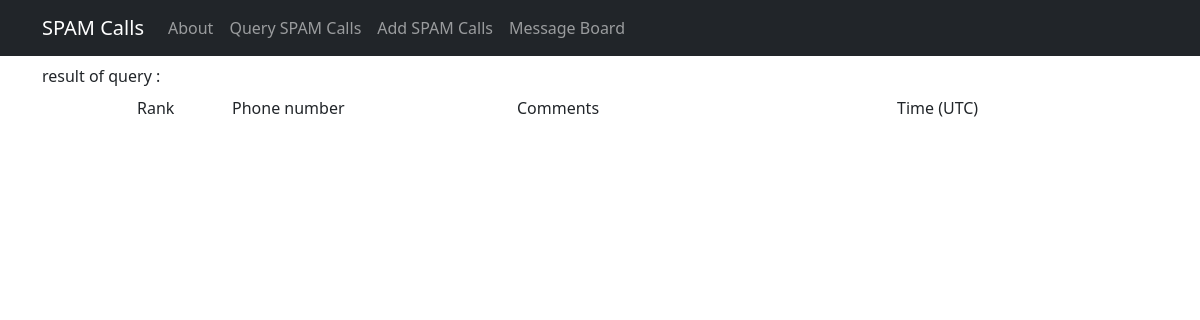
Page /rank_up/61 on the earlier database version.
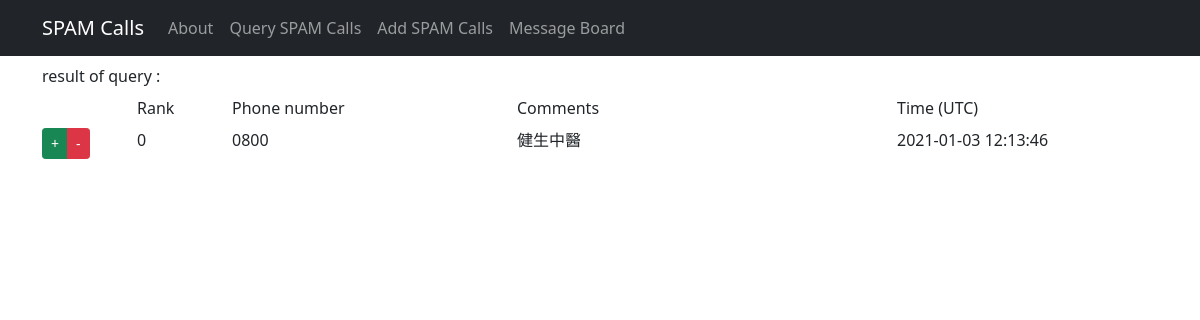
Same page on the later database version.
### tables this page shows
CREATE TABLE calls (
            id INTEGER PRIMARY KEY AUTOINCREMENT,
            phone TEXT NOT NULL,
            comments TEXT NOT NULL,
            time TIMESTAMP DEFAULT CURRENT_TIMESTAMP,
            rank INTEGER DEFAULT 0
        );

### routes.py (the view)
@app.route("/rank_up/<int:id>", methods=["GET"])
def rank_up(id):
    sql = {"update": "update calls set rank = rank + 1 where id = ?",
           "read": "select * from calls where id = ?"}
    with sqlite3.connect(database) as con:
        con.row_factory = sqlite3.Row
        cur = con.cursor()
        cur.execute(sql["update"], (id,))
        con.commit()
        cur.execute(sql["read"], (id,))
        data = cur.fetchall()
    return render_template("result.html", data=data, action='query')

### templates/result.html (shortened to what this page needs)
{% extends "template.html" %}
{% block body %}
<div class="container">
    <label class="form-label">result of {{action}} : {{msg}}</label>
    <div class="row mb-2">
        {% if msg != "No record" %}
        {% if action == 'query'%}
        <div class="col-1"></div>
        <div class="col-1">Rank</div>
        {% endif %}
        <div class="col-3">Phone number</div>
        <div class="col-4">Comments</div>
        {% if action == 'query'%}
        <div class="col-3">Time (UTC)</div>
        {% endif %}
        {% endif %}
    </div>
    {% if action == 'query'%}
    {% for rec in data %}
    <div class="row mb-2">
        <div class="col-1">
            <div class="btn-group" role="group" aria-label="...">
                <a href="{{url_for('rank_up', id=rec[0]) }}" name="rank_up" class="btn btn-sm btn-success">+</a>
                <a href="{{url_for('rank_down', id=rec[0]) }}" name="rank_down" class="btn btn-sm btn-danger">-</a>
            </div>
        </div>
        <div class="col-1">{{ rec["rank"] }}</div>
        <div class="col-3">{{ rec["phone"] }}</div>
        <div class="col-4">{{ rec["comments"].replace("\n","<br>")|safe }}</div>
        <div class="col-3">{{ rec["time"] }}</div>
    </div>
    {% endfor %}
    {% endif %}
</div>
{% endblock %}

Differences in the rows shown:
added calls: rank "0", phone "0800", comments.replace "健生中醫", time "2021-01-03 12:13:46"
